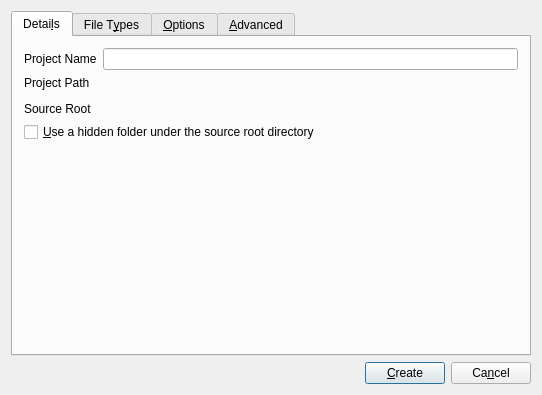
<?xml version="1.0" encoding="UTF-8"?>
<ui version="4.0">
 <class>NewProjectLayout</class>
 <widget class="QDialog" name="NewProjectLayout">
  <property name="geometry">
   <rect>
    <x>0</x>
    <y>0</y>
    <width>542</width>
    <height>395</height>
   </rect>
  </property>
  <property name="windowTitle">
   <string>Create Project</string>
  </property>
  <layout class="QVBoxLayout">
   <item>
    <widget class="QTabWidget" name="tabWidget2">
     <property name="currentIndex">
      <number>0</number>
     </property>
     <widget class="QWidget" name="tab1">
      <attribute name="title">
       <string>Detai&amp;ls</string>
      </attribute>
      <layout class="QVBoxLayout">
       <item>
        <layout class="QGridLayout" name="_2">
         <item row="1" column="0">
          <widget class="QLabel" name="textLabel2">
           <property name="text">
            <string>Project Path</string>
           </property>
           <property name="wordWrap">
            <bool>false</bool>
           </property>
          </widget>
         </item>
         <item row="0" column="0">
          <widget class="QLabel" name="textLabel1">
           <property name="text">
            <string>Project Name</string>
           </property>
           <property name="wordWrap">
            <bool>false</bool>
           </property>
          </widget>
         </item>
         <item row="0" column="1">
          <widget class="QLineEdit" name="m_pNameEdit">
           <property name="whatsThis">
            <string>Enter a name for this project.
The name must conform to the file system's naming conventions for directories (e.g., no spaces, exclamaion marks, etc.).</string>
           </property>
          </widget>
         </item>
         <item row="1" column="1" rowspan="2">
          <widget class="KUrlRequester" name="m_pPathRequester">
           <property name="whatsThis">
            <string>The path to hold this project.
KScope will create a directory with the given name under this project, and populate it with the project configuration and database files.
This does not need to be the path in which the source files reside.</string>
           </property>
           <zorder></zorder>
          </widget>
         </item>
        </layout>
       </item>
       <item>
        <layout class="QHBoxLayout">
         <item>
          <widget class="QLabel" name="textLabel1_2">
           <property name="text">
            <string>Source Root</string>
           </property>
           <property name="wordWrap">
            <bool>false</bool>
           </property>
          </widget>
         </item>
         <item>
          <widget class="KUrlRequester" name="m_pSrcRootRequester"/>
         </item>
        </layout>
       </item>
       <item>
        <widget class="QCheckBox" name="m_pHiddenDirCheck">
         <property name="text">
          <string>&amp;Use a hidden folder under the source root directory</string>
         </property>
         <property name="shortcut">
          <string>Alt+U</string>
         </property>
        </widget>
       </item>
       <item>
        <spacer name="spacer29">
         <property name="orientation">
          <enum>Qt::Vertical</enum>
         </property>
         <property name="sizeType">
          <enum>QSizePolicy::Expanding</enum>
         </property>
         <property name="sizeHint" stdset="0">
          <size>
           <width>31</width>
           <height>50</height>
          </size>
         </property>
        </spacer>
       </item>
      </layout>
     </widget>
     <widget class="QWidget" name="tab2">
      <attribute name="title">
       <string>File T&amp;ypes</string>
      </attribute>
      <layout class="QHBoxLayout">
       <item>
        <widget class="QGroupBox" name="groupBox1">
         <property name="title">
          <string>This Project</string>
         </property>
         <layout class="QVBoxLayout" name="verticalLayout">
          <item>
           <widget class="QListWidget" name="m_pTypesList">
            <property name="whatsThis">
             <string>KScope uses these filters to locate source files to include in this project.</string>
            </property>
           </widget>
          </item>
         </layout>
        </widget>
       </item>
       <item>
        <layout class="QVBoxLayout">
         <item>
          <spacer name="spacer7">
           <property name="orientation">
            <enum>Qt::Vertical</enum>
           </property>
           <property name="sizeType">
            <enum>QSizePolicy::Expanding</enum>
           </property>
           <property name="sizeHint" stdset="0">
            <size>
             <width>21</width>
             <height>61</height>
            </size>
           </property>
          </spacer>
         </item>
         <item>
          <widget class="QPushButton" name="m_pAddButton">
           <property name="whatsThis">
            <string>Adds the selected file type to the current project.</string>
           </property>
           <property name="text">
            <string>&lt;&lt; &amp;Add</string>
           </property>
           <property name="shortcut">
            <string>Alt+A</string>
           </property>
          </widget>
         </item>
         <item>
          <widget class="QPushButton" name="m_pRemoveButton">
           <property name="whatsThis">
            <string>Remove the selected file type from the project.</string>
           </property>
           <property name="text">
            <string>&gt;&gt; &amp;Remove</string>
           </property>
           <property name="shortcut">
            <string>Alt+R</string>
           </property>
          </widget>
         </item>
         <item>
          <spacer name="spacer2">
           <property name="orientation">
            <enum>Qt::Vertical</enum>
           </property>
           <property name="sizeType">
            <enum>QSizePolicy::Expanding</enum>
           </property>
           <property name="sizeHint" stdset="0">
            <size>
             <width>21</width>
             <height>50</height>
            </size>
           </property>
          </spacer>
         </item>
        </layout>
       </item>
       <item>
        <widget class="QGroupBox" name="groupBox2">
         <property name="title">
          <string>Available Types</string>
         </property>
         <layout class="QVBoxLayout" name="verticalLayout_2">
          <item>
           <widget class="QLineEdit" name="m_pTypesEdit">
            <property name="whatsThis">
             <string>You can enter custom file types here.</string>
            </property>
           </widget>
          </item>
          <item>
           <widget class="QListWidget" name="m_pAvailTypesList">
            <property name="whatsThis">
             <string>A list of standard file types.</string>
            </property>
            <item>
             <property name="text">
              <string>*.c</string>
             </property>
            </item>
            <item>
             <property name="text">
              <string>*.h</string>
             </property>
            </item>
            <item>
             <property name="text">
              <string>*.l</string>
             </property>
            </item>
            <item>
             <property name="text">
              <string>*.y</string>
             </property>
            </item>
            <item>
             <property name="text">
              <string>*.S</string>
             </property>
            </item>
            <item>
             <property name="text">
              <string>*.cc</string>
             </property>
            </item>
            <item>
             <property name="text">
              <string>*.cpp</string>
             </property>
            </item>
            <item>
             <property name="text">
              <string>*.cxx</string>
             </property>
            </item>
            <item>
             <property name="text">
              <string>*.C</string>
             </property>
            </item>
            <item>
             <property name="text">
              <string>*.hh</string>
             </property>
            </item>
            <item>
             <property name="text">
              <string>*.hpp</string>
             </property>
            </item>
            <item>
             <property name="text">
              <string>*.hxx</string>
             </property>
            </item>
            <item>
             <property name="text">
              <string>*.H</string>
             </property>
            </item>
           </widget>
          </item>
         </layout>
        </widget>
       </item>
       <item>
        <spacer name="spacer8_2">
         <property name="orientation">
          <enum>Qt::Horizontal</enum>
         </property>
         <property name="sizeType">
          <enum>QSizePolicy::Expanding</enum>
         </property>
         <property name="sizeHint" stdset="0">
          <size>
           <width>61</width>
           <height>21</height>
          </size>
         </property>
        </spacer>
       </item>
      </layout>
     </widget>
     <widget class="QWidget" name="TabPage1">
      <attribute name="title">
       <string>&amp;Options</string>
      </attribute>
      <layout class="QVBoxLayout">
       <item>
        <widget class="QCheckBox" name="m_pKernelCheck">
         <property name="whatsThis">
          <string>For kernel projects, symbols are not looked up in the standard include path.</string>
         </property>
         <property name="text">
          <string>Kernel project (-k)</string>
         </property>
         <property name="shortcut">
          <string/>
         </property>
        </widget>
       </item>
       <item>
        <widget class="QCheckBox" name="m_pInvCheck">
         <property name="whatsThis">
          <string>An inverted index may greatly speed up searches in a large project. The project's building process is longer, though.</string>
         </property>
         <property name="text">
          <string>Build inverted inde&amp;x (-q)</string>
         </property>
         <property name="shortcut">
          <string>Alt+X</string>
         </property>
        </widget>
       </item>
       <item>
        <widget class="QCheckBox" name="m_pNoCompCheck">
         <property name="text">
          <string>Do not compress the database (-c)</string>
         </property>
         <property name="shortcut">
          <string/>
         </property>
        </widget>
       </item>
       <item>
        <widget class="QCheckBox" name="m_pSlowPathCheck">
         <property name="text">
          <string>Slower, but more accurate, function definition detection (-D)</string>
         </property>
        </widget>
       </item>
       <item>
        <layout class="QHBoxLayout">
         <item>
          <widget class="QCheckBox" name="m_pAutoRebuildCheck">
           <property name="whatsThis">
            <string>Rebuild the database after changed files are saved to disk.</string>
           </property>
           <property name="text">
            <string>Refresh data&amp;base automatically</string>
           </property>
           <property name="shortcut">
            <string>Alt+B</string>
           </property>
          </widget>
         </item>
         <item>
          <spacer name="spacer32">
           <property name="orientation">
            <enum>Qt::Horizontal</enum>
           </property>
           <property name="sizeType">
            <enum>QSizePolicy::Expanding</enum>
           </property>
           <property name="sizeHint" stdset="0">
            <size>
             <width>125</width>
             <height>21</height>
            </size>
           </property>
          </spacer>
         </item>
         <item>
          <widget class="QLabel" name="m_pAutoRebuildLabel">
           <property name="enabled">
            <bool>false</bool>
           </property>
           <property name="text">
            <string>(Seconds)</string>
           </property>
           <property name="wordWrap">
            <bool>false</bool>
           </property>
          </widget>
         </item>
         <item>
          <widget class="QSpinBox" name="m_pAutoRebuildSpin">
           <property name="enabled">
            <bool>false</bool>
           </property>
           <property name="whatsThis">
            <string>Wait this number of seconds after the last save before rebuilding the database.</string>
           </property>
          </widget>
         </item>
        </layout>
       </item>
       <item>
        <layout class="QHBoxLayout">
         <item>
          <widget class="QCheckBox" name="m_pACCheck">
           <property name="whatsThis">
            <string>As-you-type symbol completion.</string>
           </property>
           <property name="text">
            <string>&amp;Use symbol auto-completion</string>
           </property>
           <property name="shortcut">
            <string>Alt+U</string>
           </property>
          </widget>
         </item>
         <item>
          <spacer name="spacer33">
           <property name="orientation">
            <enum>Qt::Horizontal</enum>
           </property>
           <property name="sizeType">
            <enum>QSizePolicy::Expanding</enum>
           </property>
           <property name="sizeHint" stdset="0">
            <size>
             <width>61</width>
             <height>20</height>
            </size>
           </property>
          </spacer>
         </item>
         <item>
          <widget class="QPushButton" name="m_pACButton">
           <property name="enabled">
            <bool>false</bool>
           </property>
           <property name="text">
            <string>Options...</string>
           </property>
          </widget>
         </item>
        </layout>
       </item>
       <item>
        <layout class="QHBoxLayout">
         <item>
          <widget class="QCheckBox" name="m_pTabWidthCheck">
           <property name="toolTip">
            <string>Overrides the editor's configured tab width</string>
           </property>
           <property name="text">
            <string>Override default tab width (Kate only)</string>
           </property>
          </widget>
         </item>
         <item>
          <spacer name="spacer9">
           <property name="orientation">
            <enum>Qt::Horizontal</enum>
           </property>
           <property name="sizeType">
            <enum>QSizePolicy::Expanding</enum>
           </property>
           <property name="sizeHint" stdset="0">
            <size>
             <width>211</width>
             <height>31</height>
            </size>
           </property>
          </spacer>
         </item>
         <item>
          <widget class="QSpinBox" name="m_pTabWidthSpin">
           <property name="enabled">
            <bool>false</bool>
           </property>
          </widget>
         </item>
        </layout>
       </item>
       <item>
        <spacer name="spacer31">
         <property name="orientation">
          <enum>Qt::Vertical</enum>
         </property>
         <property name="sizeType">
          <enum>QSizePolicy::Expanding</enum>
         </property>
         <property name="sizeHint" stdset="0">
          <size>
           <width>21</width>
           <height>40</height>
          </size>
         </property>
        </spacer>
       </item>
      </layout>
     </widget>
     <widget class="QWidget" name="TabPage2">
      <attribute name="title">
       <string>&amp;Advanced</string>
      </attribute>
      <layout class="QVBoxLayout">
       <item>
        <widget class="QLabel" name="textLabel1_4">
         <property name="text">
          <string>Ctags command line (Do not change unless you know what you are doing!)</string>
         </property>
         <property name="wordWrap">
          <bool>false</bool>
         </property>
        </widget>
       </item>
       <item>
        <widget class="QTextEdit" name="m_pCtagsCmdEdit"/>
       </item>
      </layout>
     </widget>
    </widget>
   </item>
   <item>
    <layout class="QHBoxLayout">
     <item>
      <spacer name="spacer8">
       <property name="orientation">
        <enum>Qt::Horizontal</enum>
       </property>
       <property name="sizeType">
        <enum>QSizePolicy::Expanding</enum>
       </property>
       <property name="sizeHint" stdset="0">
        <size>
         <width>141</width>
         <height>21</height>
        </size>
       </property>
      </spacer>
     </item>
     <item>
      <widget class="QPushButton" name="m_pCreateButton">
       <property name="text">
        <string>&amp;Create</string>
       </property>
       <property name="default">
        <bool>true</bool>
       </property>
      </widget>
     </item>
     <item>
      <widget class="QPushButton" name="m_pCancelButton">
       <property name="text">
        <string>Ca&amp;ncel</string>
       </property>
      </widget>
     </item>
    </layout>
   </item>
  </layout>
 </widget>
 <layoutdefault spacing="6" margin="11"/>
 <pixmapfunction>qPixmapFromMimeSource</pixmapfunction>
 <customwidgets>
  <customwidget>
   <class>KUrlRequester</class>
   <extends>QFrame</extends>
   <header>kurlrequester.h</header>
   <container>1</container>
  </customwidget>
 </customwidgets>
 <tabstops>
  <tabstop>m_pNameEdit</tabstop>
  <tabstop>m_pAddButton</tabstop>
  <tabstop>m_pRemoveButton</tabstop>
  <tabstop>m_pKernelCheck</tabstop>
  <tabstop>m_pInvCheck</tabstop>
  <tabstop>m_pNoCompCheck</tabstop>
  <tabstop>m_pSlowPathCheck</tabstop>
  <tabstop>m_pAutoRebuildCheck</tabstop>
  <tabstop>m_pAutoRebuildSpin</tabstop>
  <tabstop>m_pACCheck</tabstop>
  <tabstop>m_pACButton</tabstop>
  <tabstop>m_pTabWidthCheck</tabstop>
  <tabstop>m_pTabWidthSpin</tabstop>
  <tabstop>m_pCreateButton</tabstop>
  <tabstop>m_pCancelButton</tabstop>
  <tabstop>tabWidget2</tabstop>
 </tabstops>
 <includes>
  <include location="local">kurlrequester.h</include>
  <include location="local">klineedit.h</include>
  <include location="local">kpushbutton.h</include>
  <include location="local">kurlrequester.h</include>
  <include location="local">klineedit.h</include>
  <include location="local">kpushbutton.h</include>
 </includes>
 <resources/>
 <connections>
  <connection>
   <sender>m_pAddButton</sender>
   <signal>clicked()</signal>
   <receiver>NewProjectLayout</receiver>
   <slot>slotAddType()</slot>
   <hints>
    <hint type="sourcelabel">
     <x>20</x>
     <y>20</y>
    </hint>
    <hint type="destinationlabel">
     <x>20</x>
     <y>20</y>
    </hint>
   </hints>
  </connection>
  <connection>
   <sender>m_pRemoveButton</sender>
   <signal>clicked()</signal>
   <receiver>NewProjectLayout</receiver>
   <slot>slotRemoveType()</slot>
   <hints>
    <hint type="sourcelabel">
     <x>20</x>
     <y>20</y>
    </hint>
    <hint type="destinationlabel">
     <x>20</x>
     <y>20</y>
    </hint>
   </hints>
  </connection>
  <connection>
   <sender>m_pAutoRebuildCheck</sender>
   <signal>toggled(bool)</signal>
   <receiver>m_pAutoRebuildSpin</receiver>
   <slot>setEnabled(bool)</slot>
   <hints>
    <hint type="sourcelabel">
     <x>20</x>
     <y>20</y>
    </hint>
    <hint type="destinationlabel">
     <x>20</x>
     <y>20</y>
    </hint>
   </hints>
  </connection>
  <connection>
   <sender>m_pACCheck</sender>
   <signal>toggled(bool)</signal>
   <receiver>m_pACButton</receiver>
   <slot>setEnabled(bool)</slot>
   <hints>
    <hint type="sourcelabel">
     <x>20</x>
     <y>20</y>
    </hint>
    <hint type="destinationlabel">
     <x>20</x>
     <y>20</y>
    </hint>
   </hints>
  </connection>
  <connection>
   <sender>m_pTabWidthCheck</sender>
   <signal>toggled(bool)</signal>
   <receiver>m_pTabWidthSpin</receiver>
   <slot>setEnabled(bool)</slot>
   <hints>
    <hint type="sourcelabel">
     <x>20</x>
     <y>20</y>
    </hint>
    <hint type="destinationlabel">
     <x>20</x>
     <y>20</y>
    </hint>
   </hints>
  </connection>
  <connection>
   <sender>m_pAutoRebuildCheck</sender>
   <signal>toggled(bool)</signal>
   <receiver>m_pAutoRebuildLabel</receiver>
   <slot>setEnabled(bool)</slot>
   <hints>
    <hint type="sourcelabel">
     <x>20</x>
     <y>20</y>
    </hint>
    <hint type="destinationlabel">
     <x>20</x>
     <y>20</y>
    </hint>
   </hints>
  </connection>
 </connections>
</ui>
